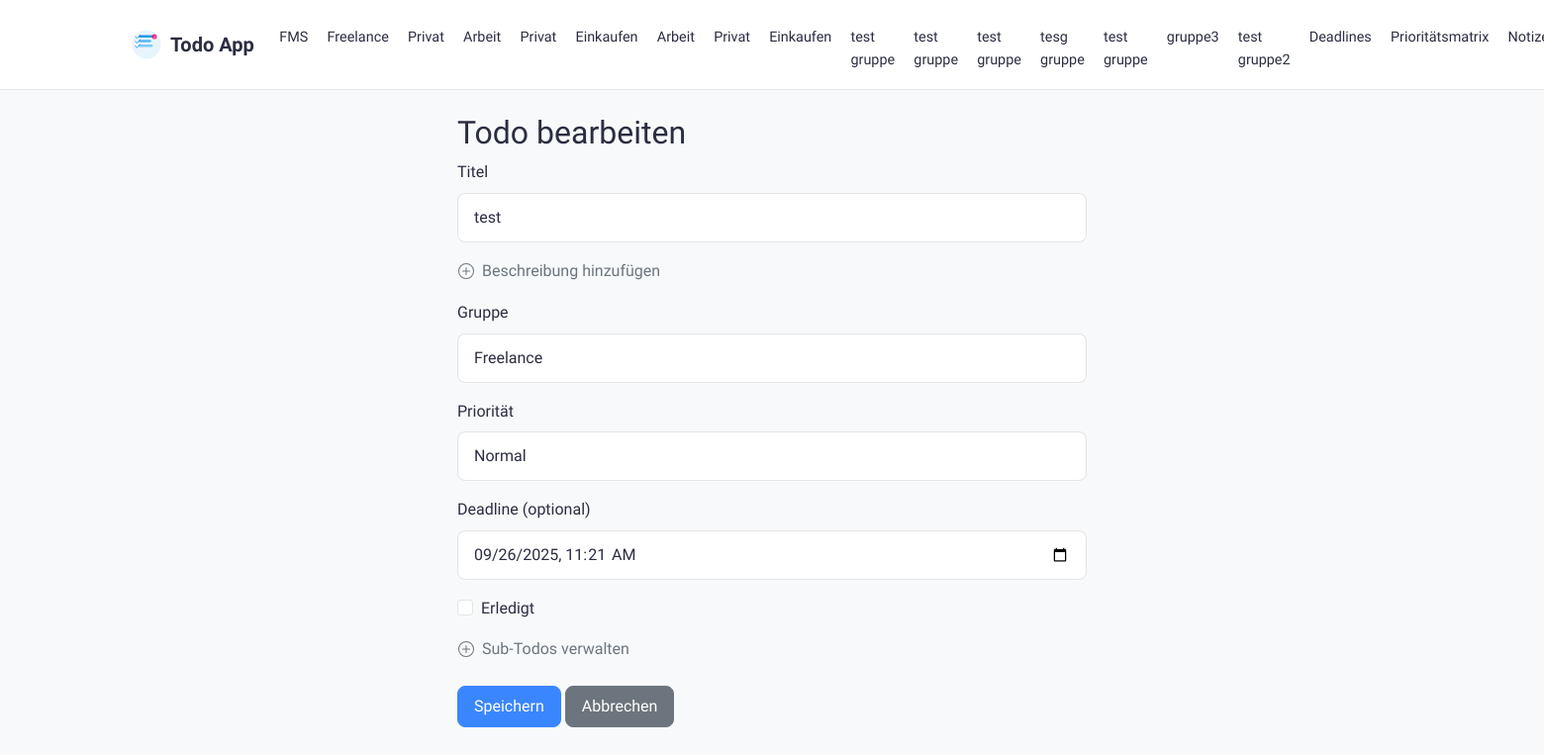
The app's page /todo/5/edit (signed in) with its own data.
### app.py (models this page shows, shortened)
class TaskGroup(db.Model):
    id = db.Column(db.Integer, primary_key=True)
    name = db.Column(db.String(100), nullable=False)
    created_at = db.Column(db.DateTime, default=datetime.utcnow)
    user_id = db.Column(db.Integer, db.ForeignKey('user.id'), nullable=False)
    todos = db.relationship('Todo', backref='group', lazy=True, cascade='all, delete-orphan')

class Todo(db.Model):
    id = db.Column(db.Integer, primary_key=True)
    title = db.Column(db.String(200), nullable=False)
    description = db.Column(db.Text)
    completed = db.Column(db.Boolean, default=False)
    priority = db.Column(db.String(10), default='medium')
    created_at = db.Column(db.DateTime, default=datetime.utcnow)
    due_date = db.Column(db.DateTime, nullable=True)
    group_id = db.Column(db.Integer, db.ForeignKey('task_group.id'), nullable=False)
    parent_id = db.Column(db.Integer, db.ForeignKey('todo.id'), nullable=True)
    sub_todos = db.relationship('Todo', backref=db.backref('parent', remote_side=[id]),
                              cascade='all, delete-orphan')

### app.py (the view, shortened to what this page needs)
@app.route('/todo/<int:id>/edit', methods=['GET', 'POST'])
def edit_todo(id):
    todo = Todo.query.get_or_404(id)
    groups = TaskGroup.query.all()
    return render_template('todo_form.html', todo=todo, groups=groups)

### app.py (called while the page is built)
def get_current_user():
    if 'user' in session:
        user_id = session['user']['id']
        user_email = session['user']['email']
        user = User.query.get(user_id)
        if user:
            print(f"👤 Current User: {user.email} (ID: {user.id}) - Session: {user_email}")
        return user
    return None

@app.context_processor
def inject_groups():
    user = get_current_user()
    if user:
        groups = TaskGroup.query.filter_by(user_id=user.id).all()
        return dict(groups=groups, current_user=user)
    return dict(groups=[], current_user=None)

### templates/todo_form.html (shortened to what this page needs)
{% extends "base.html" %}
{% block content %}
<div class="row">
    <div class="col-md-6 offset-md-3">
        <h2>{% if todo %}Todo bearbeiten{% else %}Neues Todo{% endif %}</h2>
        <form method="post">
            <div class="mb-3">
                <label for="title" class="form-label">Titel</label>
                <input type="text" class="form-control" id="title" name="title" value="{{ todo.title if todo else '' }}" required>
            </div>
            <div class="mb-3">
                <button type="button" class="btn btn-link text-muted p-0" id="toggleDescription"
                        style="text-decoration: none; display: flex; align-items: center;">
                    Beschreibung hinzufügen
                </button>
            </div>
            <div class="mb-3">
                <label for="group_id" class="form-label">Gruppe</label>
                <select class="form-control" id="group_id" name="group_id" required {% if parent_todo %}disabled{% endif %}>
                    {% for group in groups %}
                        <option value="{{ group.id }}"
                            {% if (todo and todo.group_id == group.id) or
                                  (selected_group_id and selected_group_id|int == group.id) %}
                                selected
                            {% endif %}>
                            {{ group.name }}
                        </option>
                    {% endfor %}
                </select>
            </div>
                <div class="mb-3">
                    <label for="priority" class="form-label">Priorität</label>
                    <select class="form-control" id="priority" name="priority">
                        <option value="medium" {% if not todo or todo.priority == 'medium' %}selected{% endif %}>Normal</option>
                    </select>
                </div>
                <div class="mb-3">
                    <label for="due_date" class="form-label">Deadline (optional)</label>
                    <input type="datetime-local" class="form-control" id="due_date" name="due_date"
                           value="{% if todo and todo.due_date %}{{ todo.due_date.strftime('%Y-%m-%dT%H:%M') }}{% endif %}">
                </div>
            {% if todo %}
            <div class="mb-3">
                <div class="form-check">
                    <input type="checkbox" class="form-check-input" id="completed" name="completed" {% if todo.completed %}checked{% endif %}>
                    <label class="form-check-label" for="completed">Erledigt</label>
                </div>
            </div>
            {% endif %}
            {% if not parent_todo %}
            <div class="mb-4">
                <button type="button" class="btn btn-link text-muted p-0" id="toggleSubTodos"
                        style="text-decoration: none; display: flex; align-items: center;">
                    Sub-Todos verwalten
                </button>
            </div>
            {% endif %}
            <div class="mb-3">
                <button type="submit" class="btn btn-primary">Speichern</button>
                <a href="{{ url_for('index') }}" class="btn btn-secondary">Abbrechen</a>
            </div>
        </form>
    </div>
</div>
{% endblock %}

### templates/base.html (shortened to what this page needs)
<!DOCTYPE html>
<html lang="de">
    <head>
        <link href="https://cdn.jsdelivr.net/npm/bootstrap@5.1.3/dist/css/bootstrap.min.css" rel="stylesheet">
</head>
<body>
    <nav class="navbar navbar-expand-lg sticky-top mb-4">
        <div class="container">
            <div class="d-flex align-items-center">
                <a class="navbar-brand" href="{{ url_for('index') }}">
                    Todo App
                </a>
            </div>
            <div class="collapse navbar-collapse" id="navbarNav">
                <ul class="navbar-nav me-auto">
                    {% for nav_group in groups %}
                        <li class="nav-item">
                            <a class="nav-link {% if selected_group and selected_group.id == nav_group.id %}active{% endif %}"
                               href="{{ url_for('index', group_id=nav_group.id) }}">
                                {{ nav_group.name }}
                            </a>
                        </li>
                    {% endfor %}
                        <li class="nav-item">
                            <a class="nav-link {% if request.endpoint == 'deadlines' %}active{% endif %}"
                               href="{{ url_for('deadlines') }}">
                                Deadlines
                            </a>
                        </li>
                        <li class="nav-item">
                            <a class="nav-link {% if request.endpoint == 'priority_matrix' %}active{% endif %}"
                               href="{{ url_for('priority_matrix') }}">
                                Prioritätsmatrix
                            </a>
                        </li>
                        <li class="nav-item">
                            <a class="nav-link {% if request.endpoint == 'notes' %}active{% endif %}"
                               href="{{ url_for('notes') }}">
                                Notizen
                            </a>
                        </li>
                </ul>
            </div>
        </div>
    </nav>
    <div class="container">
        {% block content %}{% endblock %}
    </div>
</body>
</html>

### templates/base.html (style rules this page uses)
:root { --primary-color: #3a86ff; --danger-color: #ff006e; --success-color: #8ac926; --warning-color: #ffbe0b; --info-color: #00b4d8; --background-color: #f8f9fa; --card-background: rgba(255, 255, 255, 0.9); --text-color: #2b2d42; --text-muted: #6c757d; --border-color: rgba(0, 0, 0, 0.1); }
body { font-family: 'SF Pro Text', -apple-system, BlinkMacSystemFont, sans-serif; background-color: var(--background-color); color: var(--text-color); line-height: 1.6; }
.navbar { background: var(--card-background); backdrop-filter: blur(10px); -webkit-backdrop-filter: blur(10px); border-bottom: 1px solid var(--border-color); padding: 0.5rem 0; }
.navbar-brand { color: var(--text-color); font-weight: 600; font-size: 1.25rem; display: flex; align-items: center; gap: 0.5rem; }
.logo { width: 32px; height: 32px; transition: transform 0.3s ease; }
.nav-link { color: var(--text-color); padding: 0.5rem 0.75rem; border-radius: 8px; transition: all 0.3s ease; margin: 0 0.1rem; font-size: 0.9rem; }
.navbar-collapse { margin-top: 0.5rem; }
.btn { border-radius: 8px; padding: 0.5rem 1rem; transition: all 0.3s ease; font-weight: 500; }
.btn-primary { background-color: var(--primary-color); border-color: var(--primary-color); }
.form-control { border-radius: 8px; border: 1px solid var(--border-color); padding: 0.75rem 1rem; background: var(--card-background); color: var(--text-color); }
.form-check-input { border-color: var(--border-color); }

### records on screen
TaskGroup: name "FMS"
TaskGroup: name "Freelance"
TaskGroup: name "Privat"
TaskGroup: name "Arbeit"
TaskGroup: name "Privat"
TaskGroup: name "Einkaufen"
TaskGroup: name "Arbeit"
TaskGroup: name "Privat"
TaskGroup: name "Einkaufen"
TaskGroup: name "test gruppe"
TaskGroup: name "test gruppe"
TaskGroup: name "test gruppe"
TaskGroup: name "tesg gruppe"
TaskGroup: name "test gruppe"
TaskGroup: name "gruppe3"
TaskGroup: name "test gruppe2"
Todo: title "test", group_id "Freelance", priority "Normal", due_date "09/26/2025 11:21"
